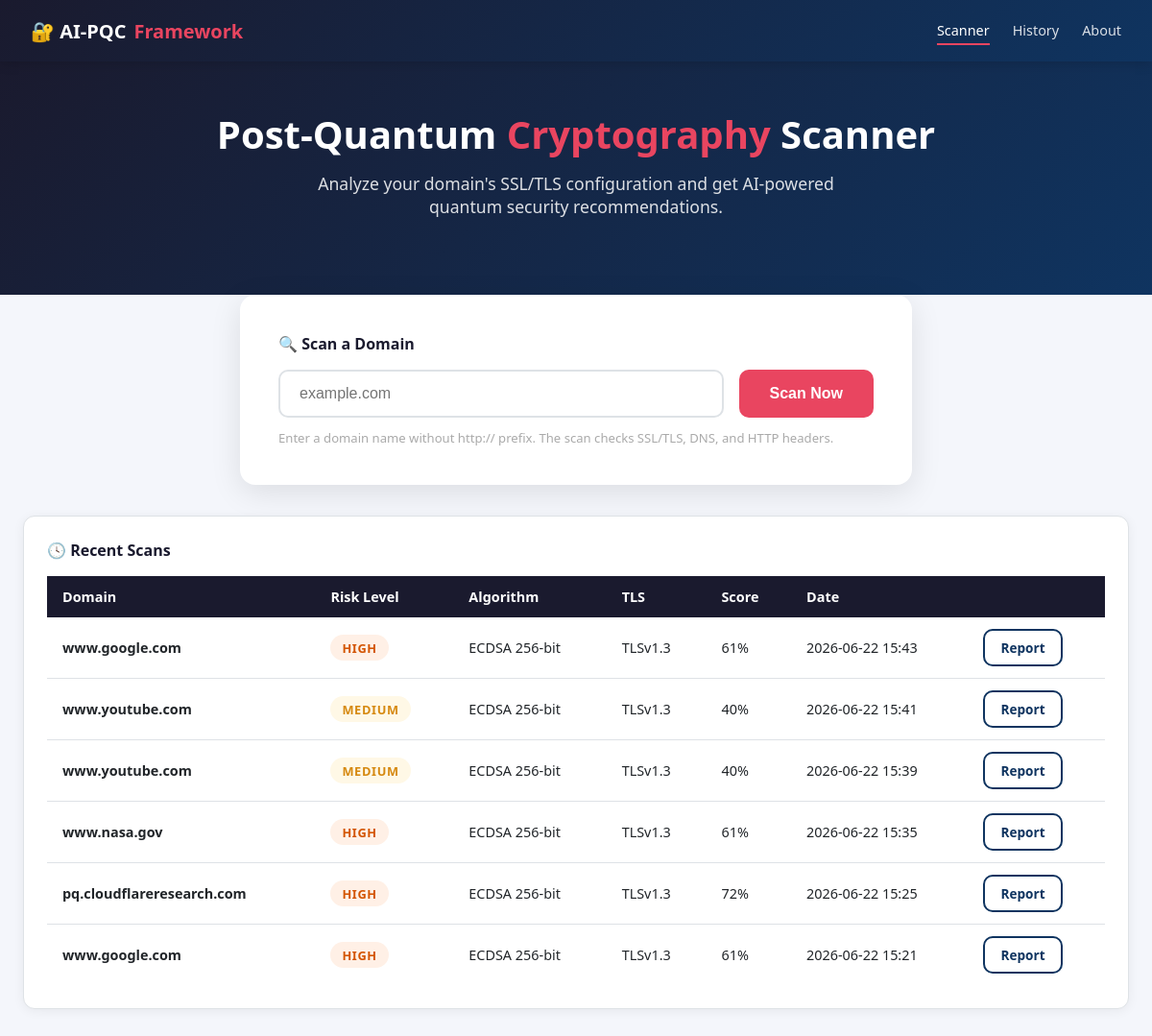
The app's page /, older data.
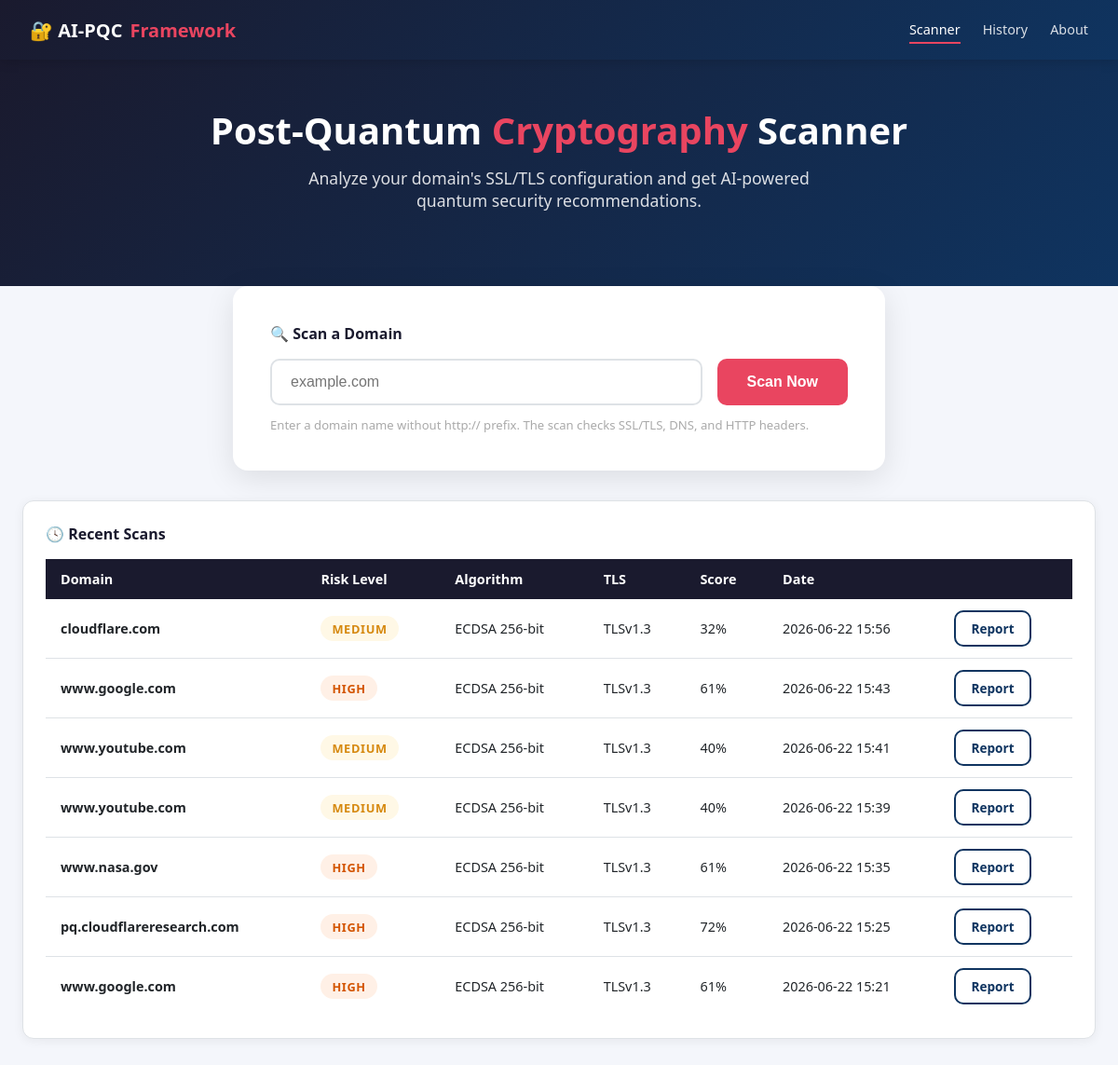
The same page, newer data.
### database/database.py (models this page shows, shortened)
class ScanResult(db.Model):
    __tablename__ = 'scan_results'
    id = db.Column(db.Integer, primary_key=True)
    domain = db.Column(db.String(255), nullable=False)
    scan_date = db.Column(db.DateTime, default=datetime.utcnow)
    ssl_version = db.Column(db.String(50))
    cipher_suite = db.Column(db.String(255))
    key_algorithm = db.Column(db.String(100))
    key_size = db.Column(db.Integer)
    cert_expiry = db.Column(db.String(50))
    quantum_risk_score = db.Column(db.Float)
    risk_level = db.Column(db.String(20))
    recommendations = db.Column(db.Text)
    headers_score = db.Column(db.Float)
    overall_score = db.Column(db.Float)
    raw_data = db.Column(db.Text)

### app.py (the view)
@app.route('/')
def index():
    recent_scans = ScanResult.query.order_by(ScanResult.scan_date.desc()).limit(10).all()
    return render_template('index.html', recent_scans=recent_scans)

### templates/index.html (shortened to what this page needs)
<!DOCTYPE html>
<html lang="en">
<head>
  <link rel="stylesheet" href="/static/css/style.css">
</head>
<body>
<nav>
  <div class="nav-inner">
    <a href="/" class="nav-brand">🔐 AI-PQC<span>Framework</span></a>
    <div class="nav-links">
      <a href="/" class="active">Scanner</a>
      <a href="/history">History</a>
      <a href="/about">About</a>
    </div>
  </div>
</nav>
<div class="hero">
  <h1>Post-Quantum <span>Cryptography</span> Scanner</h1>
  <p>Analyze your domain's SSL/TLS configuration and get AI-powered quantum security recommendations.</p>
</div>
<div class="container">
  <div class="scan-card">
    <div class="card-title">🔍 Scan a Domain</div>
    <div class="scan-form">
      <input type="text" id="domain-input" class="scan-input" placeholder="example.com" autocomplete="off" spellcheck="false">
      <button class="btn btn-primary" id="scan-btn" onclick="startScan()">
        <span id="btn-text">Scan Now</span>
      </button>
    </div>
    <p style="font-size:0.82rem;color:#aaa;margin-top:0.75rem;">Enter a domain name without http:// prefix. The scan checks SSL/TLS, DNS, and HTTP headers.</p>
  </div>
  {% if recent_scans %}
  <div class="card">
    <div class="card-title">🕓 Recent Scans</div>
    <div class="table-wrap">
      <table>
        <thead>
          <tr><th>Domain</th><th>Risk Level</th><th>Algorithm</th><th>TLS</th><th>Score</th><th>Date</th><th></th></tr>
        </thead>
        <tbody>
          {% for s in recent_scans %}
          <tr>
            <td><strong>{{ s.domain }}</strong></td>
            <td><span class="badge badge-{{ s.risk_level|lower if s.risk_level else 'unknown' }}">{{ s.risk_level or 'N/A' }}</span></td>
            <td>{{ s.key_algorithm or '—' }} {{ s.key_size or '' }}{% if s.key_size %}-bit{% endif %}</td>
            <td>{{ s.ssl_version or '—' }}</td>
            <td>{% if s.overall_score is not none %}{{ "%.0f"|format(s.overall_score * 100) }}%{% else %}—{% endif %}</td>
            <td>{{ s.scan_date.strftime('%Y-%m-%d %H:%M') if s.scan_date else '—' }}</td>
            <td><a href="/report/{{ s.id }}" class="btn btn-sm btn-outline">Report</a></td>
          </tr>
          {% endfor %}
        </tbody>
      </table>
    </div>
  </div>
  {% endif %}
</div>
</body>
</html>

Row changes from the older to the newer data that the page shows:
added ScanResult: domain "cloudflare.com", risk_level "MEDIUM", key_algorithm "ECDSA", key_size "256", shows "-bit", ssl_version "TLSv1.3", s.overall_score*100 "32", scan_date "2026-06-22 15:56"
